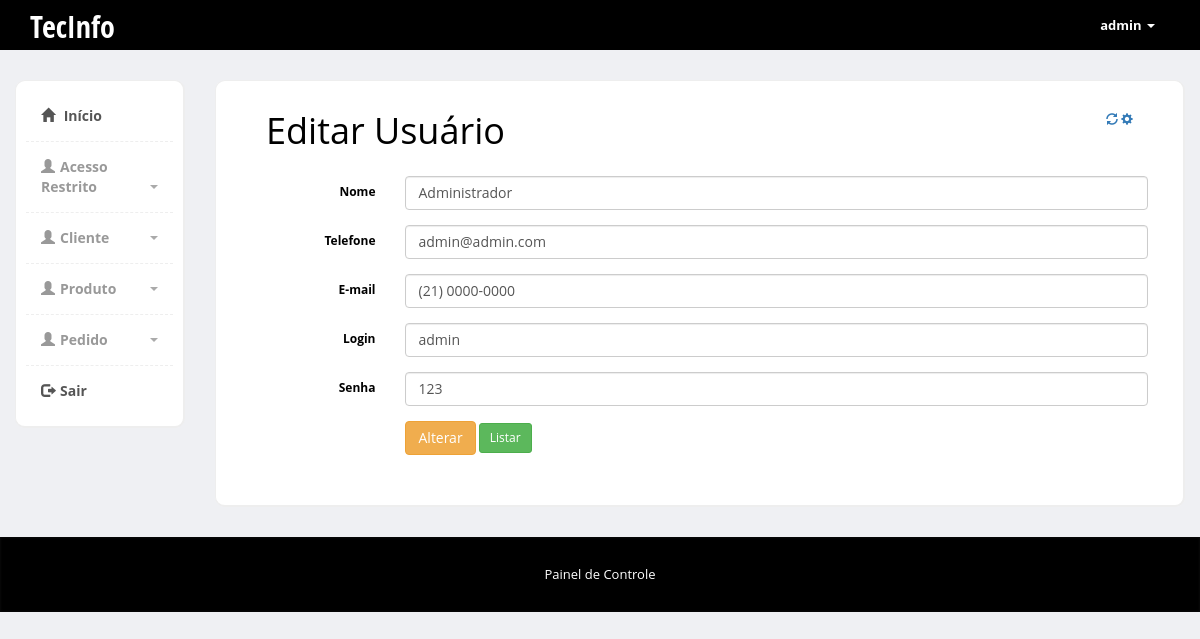
Screenshot of /admin/editar-restrito.php?id=1 (signed in) with the database file from the repository.
### tables this page shows
CREATE TABLE `acesso_restrito` (
  `pk_restrito` int(11) NOT NULL,
  `nome` varchar(255) NOT NULL,
  `email` varchar(255) NOT NULL,
  `telefone` varchar(255) NOT NULL,
  `login` varchar(255) NOT NULL,
  `senha` varchar(255) NOT NULL
);

### admin/editar-restrito.php (the view, shortened to what this page needs)
<?php
	include_once("conexao.php");
	$id = $_GET['id'];
	$result_restrito = "SELECT * FROM acesso_restrito WHERE pk_restrito = '$id' LIMIT 1";
	$resultado_restrito= mysqli_query($conn, $result_restrito);
	$row_restrito = mysqli_fetch_assoc($resultado_restrito);
?>
<?php include "includes/header.php" ?>
<div class="col-md-10">
		  	<div class="row">
		<div class="col-md-12">
		  			<div class="content-box-large">
		  				<div class="panel-heading">
							<div class="panel-title">
				  <h1>Editar Usuário</h1>
			</div>
			<div class="panel-options">
								<a href="#" data-rel="collapse"><i class="glyphicon glyphicon-refresh"></i></a>
								<a href="#" data-rel="reload"><i class="glyphicon glyphicon-cog"></i></a>
							</div>
						</div>
		  	<div class="panel-body">
			<form class="form-horizontal" method="POST" action="processar_editar_restrito.php" enctype="multipart/form-data">
				<div class="form-group">
					<label class="col-sm-2 control-label">Nome</label>
					<div class="col-sm-10">
						<input type="text" name="nome" class="form-control" id="inputEmail3" placeholder="Nome Completo" value="<?php echo $row_restrito['nome']; ?>">
					</div>
				</div>
				<div class="form-group">
					<label class="col-sm-2 control-label">Telefone</label>
					<div class="col-sm-10">
						<input type="text" name="telefone" class="form-control" id="inputEmail3" placeholder="Telefone" value="<?php echo $row_restrito['telefone']; ?>">
					</div>
				</div>
				<div class="form-group">
					<label class="col-sm-2 control-label">E-mail</label>
					<div class="col-sm-10">
						<input type="text" name="email" class="form-control" id="inputEmail3" placeholder="E-mail" value="<?php echo $row_restrito['email']; ?>">
					</div>
				</div>
				<div class="form-group">
					<label class="col-sm-2 control-label">Login</label>
					<div class="col-sm-10">
						<input type="text" name="login" class="form-control" id="inputEmail3" placeholder="E-mail" value="<?php echo $row_restrito['login']; ?>">
					</div>
				</div>
				<div class="form-group">
					<label class="col-sm-2 control-label">Senha</label>
					<div class="col-sm-10">
						<input type="text" name="senha" class="form-control" id="inputEmail3" placeholder="E-mail" value="<?php echo $row_restrito['senha']; ?>">
					</div>
				</div>
				<div class="form-group">
					<div class="col-sm-offset-2 col-sm-10">
						<button type="submit" class="btn btn-warning">Alterar</button>
						<a href="restrito-lista.php"><button type='button' class='btn btn-sm btn-success'>Listar</button></a>
					</div>
				</div>
			</form>
		  			</div>
		  		</div>
		  	</div>
		  </div>
		</div>
    </div>
<?php include "includes/footer.php" ?>

### admin/css/styles.css (style rules this page uses)
body { font-family: 'Open Sans', sans-serif; position: relative; margin: 0px; font-size: 12px; padding: 0px; background-color:#FFFFFF; color:#000000; }
.content-box, .content-box-large { margin-bottom:30px; background:#fff; border-radius:10px; padding:10px; border-left:1px solid #eee; border-top:1px solid #eee; border-right:2px solid #eee; border-bottom:2px solid #eee; }
.content-box-large { padding: 20px; }
body { background-color: #eff0f3; }
.panel-heading>.panel-title, .content-box-header .panel-title { float: left; padding: 10px 15px; padding-top: 0px; }
.panel-heading>.panel-title>*, .content-box-header .panel-title>* { margin: 0; }
.panel-heading>.panel-options, .content-box-header .panel-options { float: right; padding-right: 15px; }
.panel-heading>.panel-options>a, .content-box-header .panel-options>a { margin-top: 10px; }
.panel-body { clear:both; }

### rows the page displays
acesso_restrito: nome "Administrador", telefone "admin@admin.com", email "(21) 0000-0000", login "admin", senha "123"

### other values shown
$_SESSION['login'] "admin"
